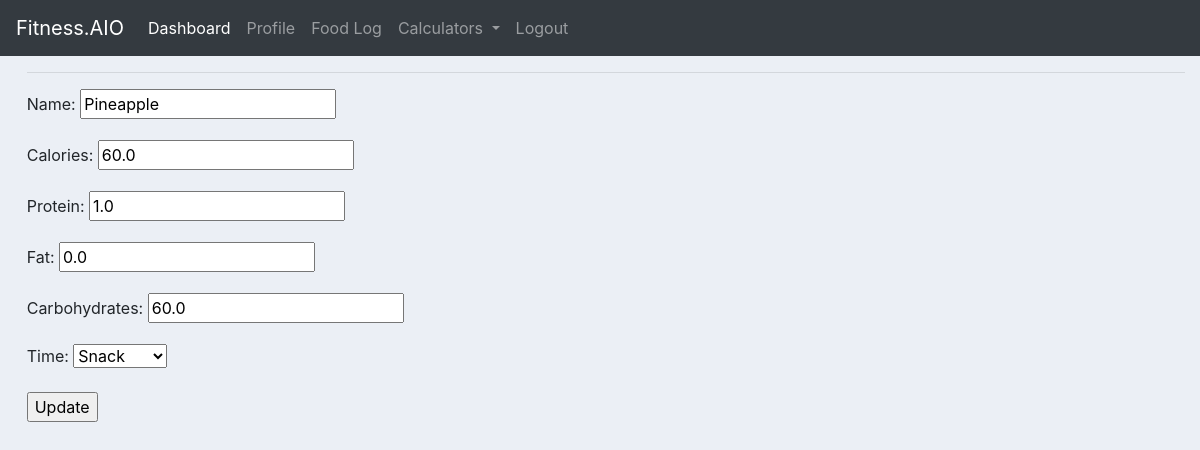
Screenshot of /foodEntry/update/8/ (signed in) with the database file from the repository.
### foodEntry/models.py (models this page shows, shortened)
class FoodItem(models.Model):
    TIME_EATEN = [
        ('Breakfast','Breakfast'),
        ('Lunch', 'Lunch'),
        ('Dinner', 'Dinner'),
        ('Snack','Snack')
    ]
    user = models.ForeignKey(User, null=True, on_delete=models.CASCADE)
    name = models.CharField(max_length = 200)
    date_added = models.DateTimeField(auto_now_add=True)
    calories = models.DecimalField(max_digits=10000, decimal_places=1)
    protein = models.DecimalField(max_digits=10000, decimal_places=1)
    fat = models.DecimalField(max_digits=10000, decimal_places=1)
    carbohydrates = models.DecimalField(max_digits=10000, decimal_places=1)
    time = models.CharField(max_length = 200, choices = TIME_EATEN, null = True)

### foodEntry/views.py (the view)
# urls.py: path('update/<int:id>/', updatefooditem_View, name="update-food" ),
@login_required
@transaction.atomic
def updatefooditem_View(request,id):
    instance = get_object_or_404(FoodItem, id=id)
    if request.method == 'POST':
        food_form = FoodEntryForm(request.POST, instance=instance)
        if food_form.is_valid():
            food_form.save()
            return redirect('homeView')
    else:
        food_form = FoodEntryForm(instance=instance )
    return render(request,'foodEntry/updateFood.html', {'form' : food_form,
    'foodItem': instance})

### foodEntry/forms.py
class FoodEntryForm(forms.ModelForm):
    class Meta:
        model = FoodItem
        fields = [
            "name",
            "calories",
            "protein",
            "fat",
            "carbohydrates",
            "time"
        ]

### foodEntry/templates/foodEntry/updateFood.html
{% extends 'base.html' %}
{% block content %}
<form action="." method="POST" style="padding-left: 1%;"> {% csrf_token %}
    <hr>
    {{form.as_p}}
    <input type="submit" value="Update">
</form>
{% endblock content %}

### static/css/main.css (style rules this page uses)
body { background-color: #ebeff5; }

### rows the page displays
FoodItem: name "Pineapple", calories "60.0", protein "1.0", fat "0.0", carbohydrates "60.0", time "Snack"
